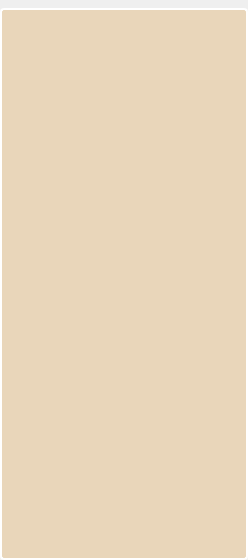
<?xml version="1.0" encoding="UTF-8"?>
<ui version="4.0">
 <class>CRecordWidgetClass</class>
 <widget class="QWidget" name="CRecordWidgetClass">
  <property name="geometry">
   <rect>
    <x>0</x>
    <y>0</y>
    <width>248</width>
    <height>560</height>
   </rect>
  </property>
  <property name="windowTitle">
   <string>CRecordWidget</string>
  </property>
  <property name="styleSheet">
   <string notr="true">border-radius: 4px;</string>
  </property>
  <layout class="QGridLayout" name="gridLayout">
   <property name="leftMargin">
    <number>0</number>
   </property>
   <property name="topMargin">
    <number>8</number>
   </property>
   <property name="rightMargin">
    <number>0</number>
   </property>
   <property name="bottomMargin">
    <number>0</number>
   </property>
   <property name="spacing">
    <number>0</number>
   </property>
   <item row="0" column="0">
    <widget class="QListWidget" name="m_lstRecord">
     <property name="acceptDrops">
      <bool>true</bool>
     </property>
     <property name="styleSheet">
      <string notr="true">QListWidget#m_lstRecord {
    border-top: 2px solid white;
    border-bottom: 2px solid white;
    border-left: 2px solid white;
    border-right: 2px solid white;
    background-color: #e9d6ba;
	color: rgb(0, 0, 0);
}</string>
     </property>
     <property name="dragEnabled">
      <bool>true</bool>
     </property>
     <property name="selectionMode">
      <enum>QAbstractItemView::SelectionMode::ExtendedSelection</enum>
     </property>
    </widget>
   </item>
  </layout>
 </widget>
 <layoutdefault spacing="6" margin="11"/>
 <resources/>
 <connections/>
</ui>
